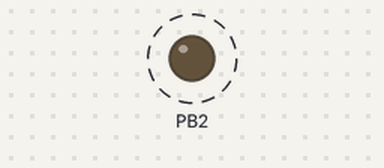
A sketch run on a simulated ATtiny85, built with avr-gcc and run on an emulated ATtiny85. Shown: output pins drawn as LEDs (lit = HIGH). Dashed ring = blinking.

Above: at 0.05 s.
Timing chart, 0 to 3.0 s (numbered marks = the images above):
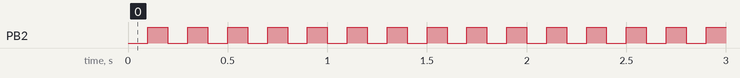

The sketch:

LED_BLINKING.ino
```cpp
void setup() {
  // put your setup code here, to run once:
pinMode(2,OUTPUT);
}

void loop() {
  // put your main code here, to run repeatedly:
digitalWrite(2,LOW);
delay(100);
digitalWrite(2,HIGH);
delay(100);

}
```

LED_glowing.c
```cpp
/*
 * GccApplication1.c
 *
 * Created: 09-05-2019 14:17:24
 * Author : ALEKHYA.C
 */

#ifndef F_CPU
#define F_CPU 16000000UL // 6 MHz CLOCKSPEED
#endif
#include <avr/io.h>
#include <util/delay.h>


int main(void)
{
    DDRB=0XFF;
    while (1)
    {
		PORTB =0XFF;
		_delay_ms(100);
		PORTB = 0x00;
		_delay_ms(100);
    }
}
```

Measured:
- by itself, PB2: alternates HIGH for 0.10 s and LOW for 0.10 s
